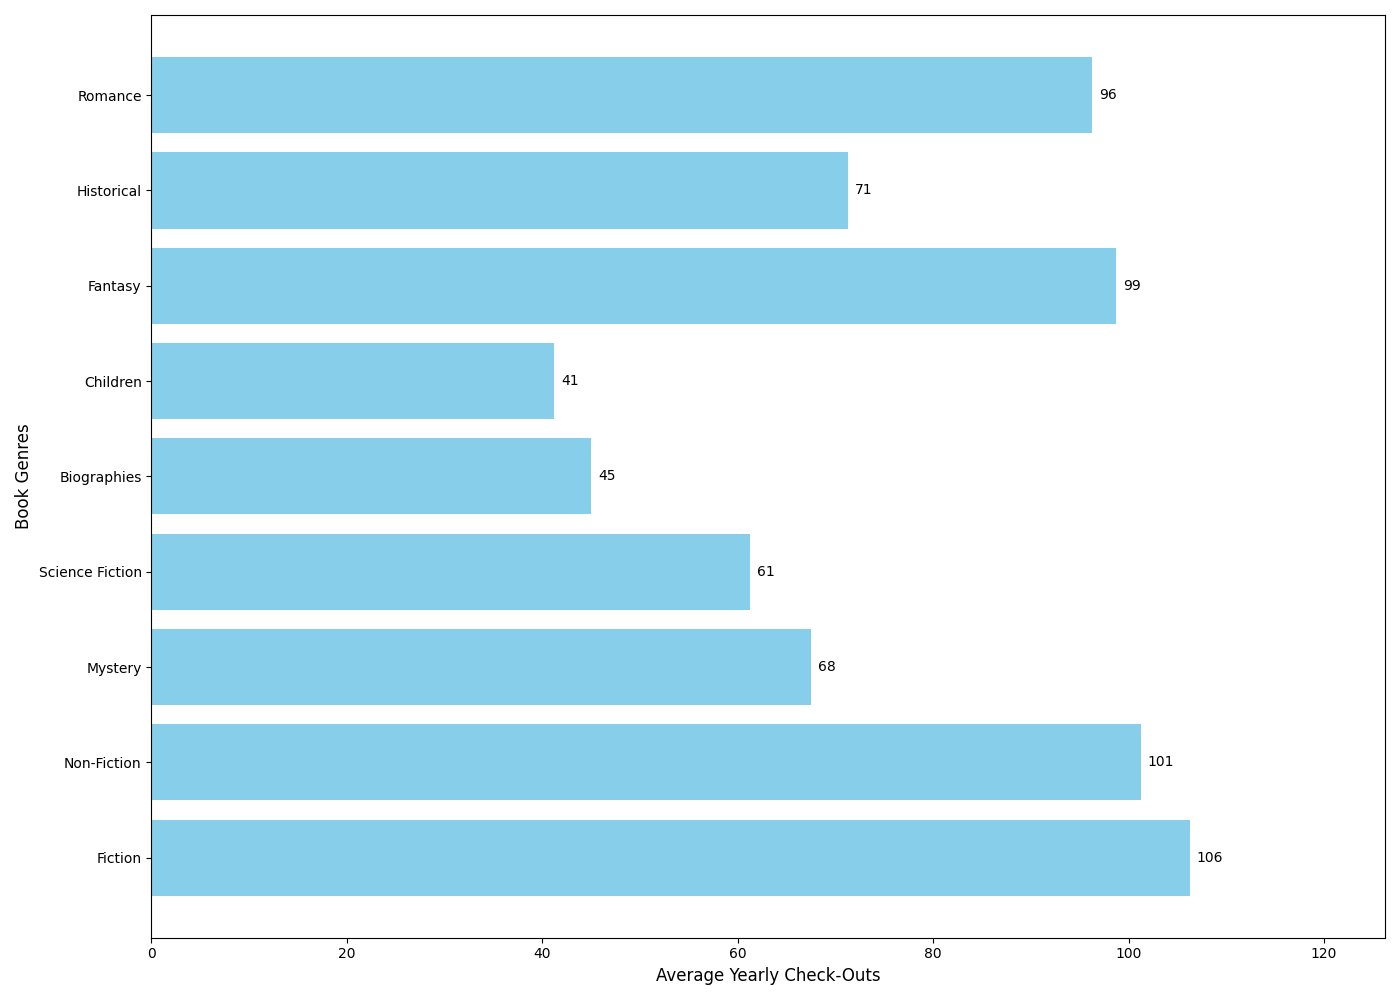

Reproduce this figure in Python.
import matplotlib.pyplot as plt
import numpy as np

genres = [
    'Fiction', 'Non-Fiction', 'Mystery', 
    'Science Fiction', 'Biographies', 'Children',
    'Fantasy', 'Historical', 'Romance'
]
quarterly_checkouts = [
    [120, 80, 95, 130],   # Fiction
    [100, 110, 105, 90],  # Non-Fiction
    [60, 70, 75, 65],     # Mystery
    [50, 65, 60, 70],     # Science Fiction
    [40, 45, 40, 55],     # Biographies
    [30, 35, 40, 60],     # Children
    [90, 100, 110, 95],   # Fantasy
    [70, 80, 60, 75],     # Historical
    [95, 85, 105, 100]    # Romance
]

yearly_checkouts = [np.mean(q) for q in quarterly_checkouts]

fig, ax1 = plt.subplots(figsize=(14, 10))

bars = ax1.barh(genres, yearly_checkouts, color='skyblue', edgecolor='none')

for bar in bars:
    width = bar.get_width()
    ax1.annotate(f'{width:.0f}', xy=(width, bar.get_y() + bar.get_height() / 2), 
                 xytext=(5, 0), textcoords='offset points', ha='left', va='center', fontsize=10, color='black')

ax1.set_xlim(0, max(yearly_checkouts) + 20)
ax1.set_ylabel('Book Genres', fontsize=12)
ax1.set_xlabel('Average Yearly Check-Outs', fontsize=12)

plt.tight_layout()
plt.show()
